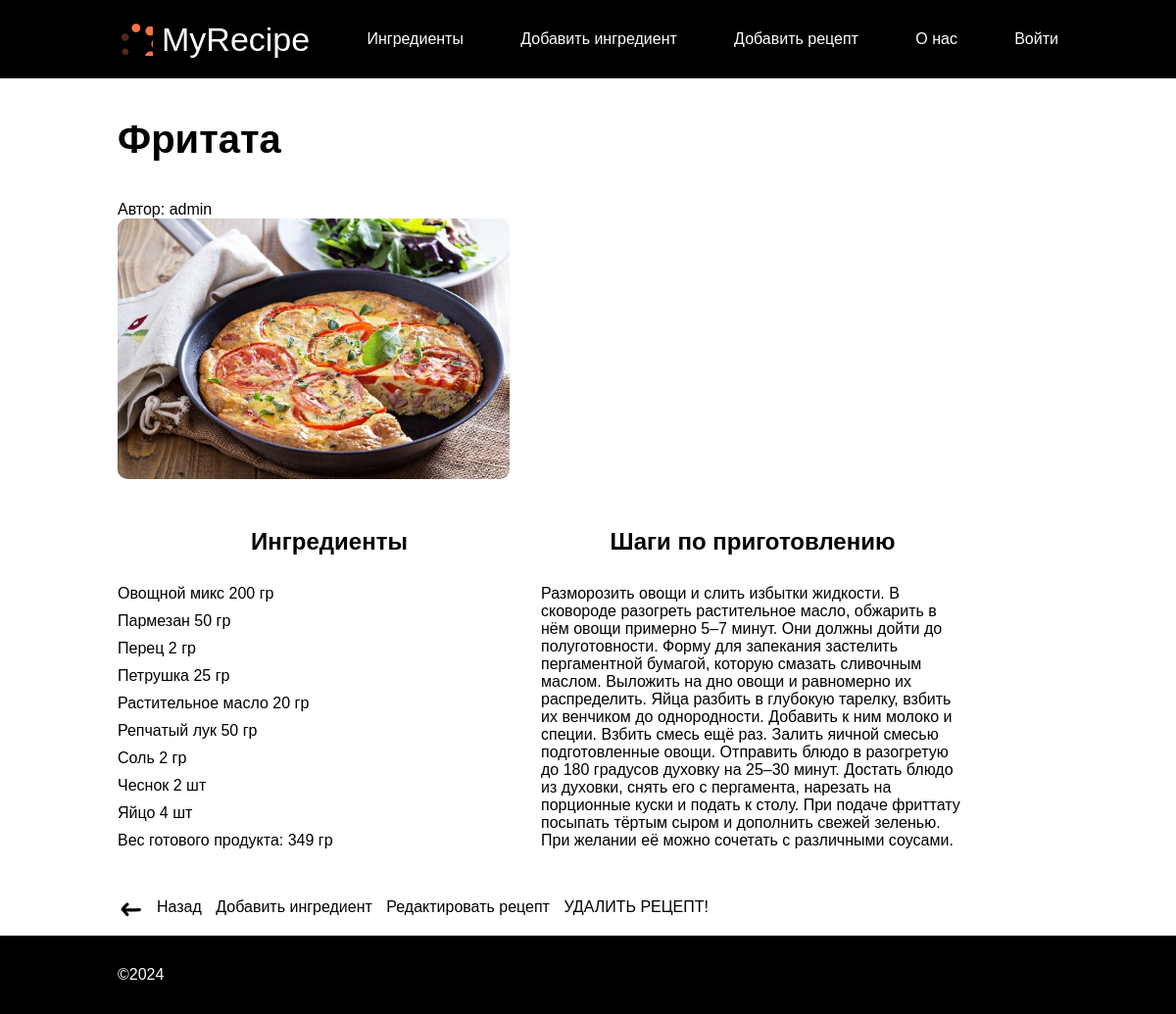
The app's page /recipe/7 with its own data.
### recipe_catalog/models.py (models this page shows, shortened)
class Recipe(models.Model):
    name = models.CharField(max_length=300)
    url = models.CharField(max_length=300)
    description = models.CharField(max_length=1000, default="описание")
    ingredients = models.ManyToManyField(Ingredient, through="RecipeIngredient")
    author = models.ForeignKey(User,
                               verbose_name='Автор рецепта',
                               on_delete=models.CASCADE, null=True
                               )
    class Meta:
        constraints = [
            models.UniqueConstraint(
                name="%(app_label)s_%(class)s_name_unique",
                fields=["name"],
            ),
        ]

class RecipeIngredient(models.Model):
    recipe = models.ForeignKey(Recipe, on_delete=models.CASCADE)
    ingredient = models.ForeignKey(Ingredient, on_delete=models.CASCADE)
    weight = models.IntegerField(default=0)
    count = models.IntegerField(default=0)
    class Meta:
        constraints = [
            models.UniqueConstraint(
                fields=['recipe', 'ingredient'],
                name='unique recipes ingredients'
            ),
        ]

class Ingredient(models.Model):
    name = models.CharField(max_length=255)
    class Meta:
        constraints = [
            models.UniqueConstraint(
                name="%(app_label)s_%(class)s_name_unique",
                fields=["name"],
            ),
        ]

### recipe_catalog/views.py (the view)
# urls.py: path('recipe/<int:pk>', recipe_detail, name='recipe_detail'),
def recipe_detail(request, pk):
    template_name = 'recipe_catalog/recipe.html'
    recipe = Recipe.objects.get(pk=pk)
    ingredients = recipe.recipeingredient_set.all().order_by('ingredient__name')
    ready_weight = get_ready_weight(ingredients)
    context = {
        'title': recipe.name,
        'recipe_url': recipe.url,
        'recipe_id': pk,
        'steps': recipe.description,
        'ingredients': ingredients,
        'ready_weight': ready_weight,
        'author': recipe.author
    }
    return render(request, template_name, context)

### recipe_catalog/views.py (called while the page is built)
def get_ready_weight(ingredients):
    result = 0
    for item in ingredients:
        result += item.weight
    return result

### templates/recipe_catalog/recipe.html (shortened to what this page needs)
{% extends "base.html" %}
{% block content %}
    <h1>{{title}}</h1>
    <p>Автор: {{author}}</p>
    {% load static %}
    <img class="recipe-page__img" src="{% static recipe_url %}" alt="{{title}}">
    <div class="recipe-page__description">
        <section>
            <h2>Ингредиенты</h2>
            <ul class="ingredients">
                {% for ingredient in ingredients %}
                {% load static %}
                <li class="ingredients__item">
                    {{ingredient.ingredient.name}}
                    {% if ingredient.weight == 0 %}
                        {{ingredient.count}} шт
                    {% else %}
                        {{ingredient.weight}} гр
                    {% endif %}
                </li>
                {% endfor %}
                Вес готового продукта: {{ready_weight}} гр
            </ul>
        </section>
        <section>
            <h2>Шаги по приготовлению</h2>
            <p>{{steps}}</p>
        </section>
    </div>
    <a class="back-link" href="{% url 'index'%}">Назад</a>
    <a class="recipe_action_link" href="{% url 'recipe_add' recipe_id %}">Добавить ингредиент</a>
    <a class="recipe_action_link" href="{% url 'recipe_edit' recipe_id %}">Редактировать рецепт</a>
    <a class="recipe_action_link" href="{% url 'recipe_delete' recipe_id %}">УДАЛИТЬ РЕЦЕПТ!</a>
{% endblock %}

### static/css/styles.css (style rules this page uses)
body { position: relative; font-family: Arial, sans-serif; min-height: 100vh; }
a { color: #000; }
h1 { font-size: 40px; margin: 40px 0; font-weight: 700; }
h2 { font-size: 24px; text-align: center; margin: 0 0 30px 0; font-weight: 700; }
.back-link { margin: 0 0 100px 40px; position: relative; color: #000; }
.back-link:before { position: absolute; left: -45px; top: -8px; width: 40px; height: 40px; fill: #000; content: ""; background-image: url("../images/back.svg"); }
.recipe-page__img { width: 400px; height: auto; border-radius: 10px; }
.recipe-page__description { margin: 50px 0; display: grid; grid-template-columns: repeat(2, 45%); }
.ingredients__item { margin: 0 0 10px 0; }
.recipe_action_link { margin-left: 10px; }

### records on screen
Recipe: name "Фритата", url (picture), description "Разморозить овощи и слить избытки жидкости. В сковороде разогреть растительное масло, обжарить в нём овощи примерно 5–7 минут. Они должны дойти до полуготовности. Форму для запекания застелить пергаментной бумагой, которую смазать сливочным маслом. Выложить на дно овощи и равномерно их распределить. Яйца разбить в глубокую тарелку, взбить их венчиком до однородности. Добавить к ним молоко и специи. Взбить смесь ещё раз. Залить яичной смесью подготовленные овощи. Отправить блюдо в разогретую до 180 градусов духовку на 25–30 минут. Достать блюдо из духовки, снять его с пергамента, нарезать на порционные куски и подать к столу. При подаче фриттату посыпать тёртым сыром и дополнить свежей…"
RecipeIngredient: ingredient.name "Овощной микс", weight "200"
RecipeIngredient: ingredient.name "Пармезан", weight "50"
RecipeIngredient: ingredient.name "Перец", weight "2"
RecipeIngredient: ingredient.name "Петрушка", weight "25"
RecipeIngredient: ingredient.name "Растительное масло", weight "20"
RecipeIngredient: ingredient.name "Репчатый лук", weight "50"
RecipeIngredient: ingredient.name "Соль", weight "2"
RecipeIngredient: ingredient.name "Чеснок", count "2"
RecipeIngredient: ingredient.name "Яйцо", count "4"

### other values on screen
{{ author }} "admin"
{{ ready_weight }} "349"
